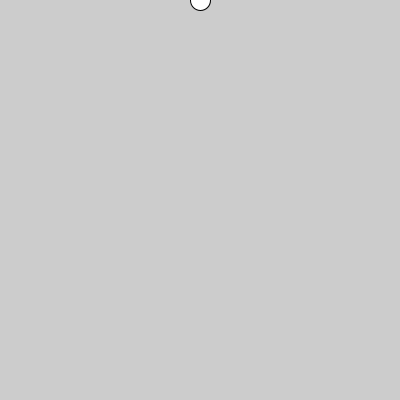
Frame 1 (no input)
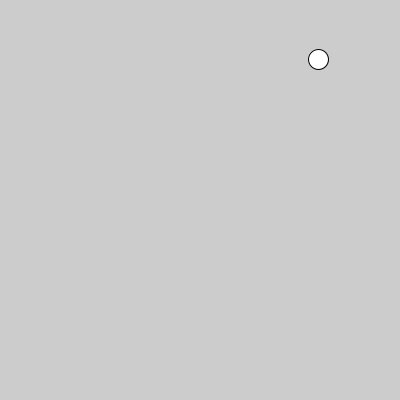
Frame 60 (the mouse pressed at the canvas centre just before this capture)
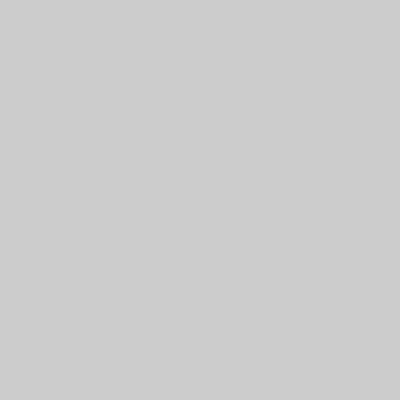
Frame 120 (the mouse held since frame 60 and released just before this capture)

The Processing sketch that drew these frames (run headless with seeded random() and noise(); from frame 60 on, the mouse is pressed at the canvas centre):

// Processing sketch: floatingBall
// ── floatingBall.pde
int dragx, dragy, x, y;
void setup() {
  size(400, 400);
  dragx = width/2;
  dragy = 0;

  smooth();
}

void desce(int x, int y){
  while (y != height){
    x--;
    y++;
  }
}

void draw() {
  background(204);
  ellipse(dragx, dragy, 20, 20);

  if (dragy >=0 && dragy < 200){
     dragx++;
    if (dragx >= 200 && dragx <= 400){
      println("1Quad");
      dragy++;
      dragx++;
    }
    else if (dragx <= 200 && dragx>=0){
      println("4Quad");
      dragy--;
     
    }
  }
  else if (dragy >= 200 && dragy <= 400){
     dragx--;
    if (dragx >= 200 && dragx <= 400)
      {
        println("2Quad");
        dragy++;
        
      }
      else if (dragx <= 200 && dragx >0)
      {
        println("3Quad");
        dragy--;
        
      }
  }
}
